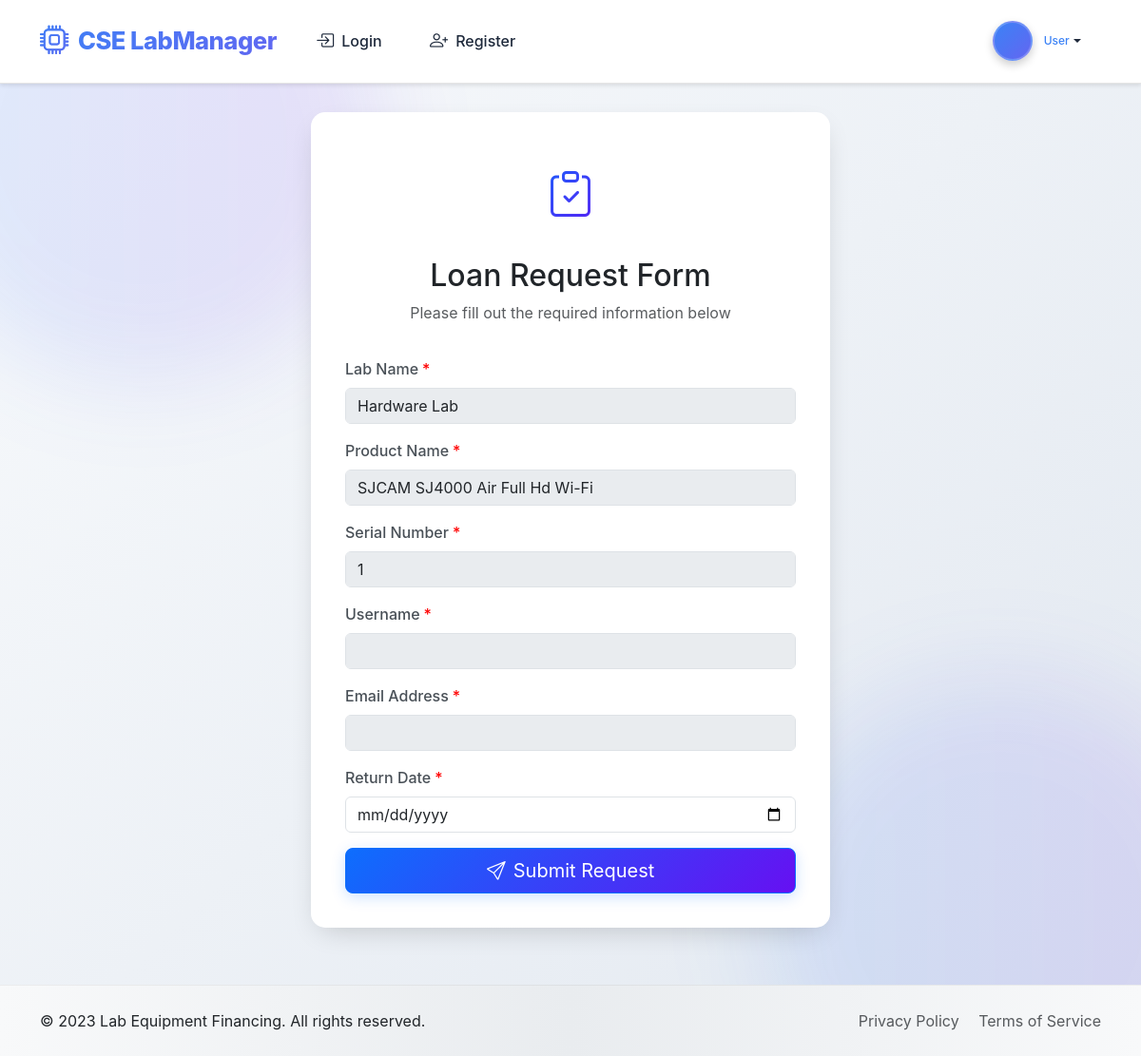
Page /load_request/7 on the committed database.
### app/models.py (models this page shows, shortened)
class Product(models.Model):
    STATUS_CHOICES = [
        ('available', 'Available'),
        ('pending', 'Pending'),
        ('in_loan', 'In Loan'),
        ('returned', 'Returned')
    ]
    name = models.CharField(max_length=100)
    description = models.TextField(blank=True, null=True)
    image = models.ImageField(upload_to='products', null=True, blank=True)
    price = models.DecimalField(max_digits=10, decimal_places=2, null=True, blank=True)
    base_price = models.DecimalField(max_digits=10,null=True, blank=True ,decimal_places=2)
    category = models.ForeignKey(Category, on_delete=models.CASCADE)
    lab = models.ForeignKey(Lab, on_delete=models.CASCADE, related_name='products')
    status = models.CharField(max_length=20, choices=STATUS_CHOICES, default='available')
    serial_number = models.CharField(max_length=100, blank=True, null=True)
    in_stock = models.BooleanField(default=True)

class Lab(models.Model):
    name = models.CharField(max_length=100)
    description = models.TextField(blank=True, null=True)
    capacity = models.IntegerField(default=0, null=True, blank=True)
    image = models.ImageField(upload_to='labs', null=True, blank=True)
    location = models.CharField(max_length=255, blank=True, null=True)
    in_charge = models.ForeignKey(settings.AUTH_USER_MODEL, on_delete=models.SET_NULL, null=True, blank=True, related_name='labs_incharge')

### app/views.py (the view, shortened to what this page needs)
# urls.py: path('load_request/<int:product_id>',load_request,name = 'load_request'),
def load_request(request, product_id):
    product = Product.objects.filter(id=product_id).first()
    return render(request, 'load_request.html', {"product": product})

### app/templates/load_request.html (shortened to what this page needs)
<!DOCTYPE html>
<html lang="en">
<head>
    <link href="https://cdn.jsdelivr.net/npm/bootstrap@5.3.0/dist/css/bootstrap.min.css" rel="stylesheet">
    <link rel="stylesheet" href="https://cdn.jsdelivr.net/npm/bootstrap-icons@1.10.0/font/bootstrap-icons.css">
    <link rel="stylesheet" href="https://cdnjs.cloudflare.com/ajax/libs/animate.css/4.1.1/animate.min.css">
</head>
<body>
    <div class="bg-blob"></div>
    <div class="bg-blob"></div>
    {% include "navbar.html" %}
    <main class="container">
        <div class="row justify-content-center">
            <div class="col-md-8 col-lg-6">
                <div class="loan-form animate__animated animate__fadeInUp">
                    <div class="form-header">
                        <i class="bi bi-clipboard-check"></i>
                        <h2>Loan Request Form</h2>
                        <p class="text-muted">Please fill out the required information below</p>
                    </div>
                    <form id="loanRequestForm" method="POST" action="{% url 'load_request' product.id %}">
                        <div class="mb-3 form-group animate__animated animate__fadeIn">
                            <label for="labName" class="form-label required-field">Lab Name</label>
                            <input type="text" class="form-control" value="{{product.lab.name}}" id="labName" disabled>
                        </div>
                        <div class="mb-3 form-group animate__animated animate__fadeIn animate__delay-1s">
                            <label for="productName" class="form-label required-field">Product Name</label>
                            <input type="text" class="form-control" id="productName" disabled value="{{product.name | truncatechars:30}}">
                        </div>
                        <div class="mb-3 form-group animate__animated animate__fadeIn animate__delay-1s">
                            <label for="serial-number" class="form-label required-field">Serial Number</label>
                            <input type="text" class="form-control" id="serial-number" disabled value="{{product.serial_number}}">
                        </div>
                        <div class="mb-3 form-group animate__animated animate__fadeIn animate__delay-2s">
                            <label for="username" class="form-label required-field">Username</label>
                            <input type="text" class="form-control" id="username" disabled value="{{user.username}}">
                        </div>
                        <div class="mb-3 form-group animate__animated animate__fadeIn animate__delay-2s">
                            <label for="email" class="form-label required-field">Email Address</label>
                            <input type="email" class="form-control" id="email" disabled value="{{user.email}}" >
                        </div>
                        <div class="mb-3 form-group animate__animated animate__fadeIn animate__delay-4s">
                            <label for="return_time" class="form-label required-field">Return Date</label>
                            <input type="date" name="date" class="form-control" id="return_time" required>
                        </div>
                        <div class="d-grid form-group animate__animated animate__fadeIn animate__delay-5s">
                            <button type="submit" class="btn btn-primary btn-lg">
                                <i class="bi bi-send me-2"></i>Submit Request
                            </button>
                        </div>
                    </form>
                </div>
            </div>
        </div>
    </main>
    <footer class="animate__animated animate__fadeInUp">
        <div class="container">
            <div class="row">
                <div class="col-md-6">
                    <p class="mb-0">© 2023 Lab Equipment Financing. All rights reserved.</p>
                </div>
                <div class="col-md-6 text-md-end">
                    <a href="#" class="text-decoration-none text-muted me-3">Privacy Policy</a>
                    <a href="#" class="text-decoration-none text-muted">Terms of Service</a>
                </div>
            </div>
        </div>
    </footer>
</body>
</html>

### app/templates/load_request.html (style rules this page uses)
:root { --primary-gradient: linear-gradient(135deg, #0d6efd 0%, #6610f2 100%); --secondary-gradient: linear-gradient(135deg, #6c757d 0%, #4b545c 100%); --success-gradient: linear-gradient(135deg, #198754 0%, #0f5132 100%); --card-shadow: 0 10px 30px -10px rgba(0, 0, 0, 0.2); --hover-shadow: 0 20px 40px -10px rgba(0, 0, 0, 0.3); }
body { background: linear-gradient(120deg, #f8f9fa 0%, #e9ecef 100%); min-height: 100vh; font-family: 'Segoe UI', Tahoma, Geneva, Verdana, sans-serif; }
.loan-form { background-color: white; border-radius: 15px; box-shadow: var(--card-shadow); padding: 35px; margin-top: 30px; margin-bottom: 30px; transition: all 0.3s ease; border: 1px solid rgba(255, 255, 255, 0.5); backdrop-filter: blur(10px); }
.form-header { text-align: center; margin-bottom: 35px; }
.form-header i { font-size: 3rem; background: var(--primary-gradient); -webkit-background-clip: text; background-clip: text; -webkit-text-fill-color: transparent; margin-bottom: 15px; display: inline-block; padding: 15px; border-radius: 50%; background-color: rgba(13, 110, 253, 0.1); }
.required-field::after { content: "*"; color: red; margin-left: 4px; }
footer { background: linear-gradient(to right, #f8f9fa, #e9ecef, #f8f9fa); padding: 25px 0; margin-top: 30px; border-top: 1px solid rgba(0,0,0,0.05); }
.form-control { border-radius: 8px; padding: 12px 16px; border: 1px solid #ced4da; transition: all 0.3s; }
.form-control:disabled { background-color: #f8f9fa; opacity: 0.8; }
.btn-primary { background: var(--primary-gradient); border: none; border-radius: 8px; padding: 14px 24px; font-weight: 600; transition: all 0.3s; box-shadow: 0 4px 15px rgba(13, 110, 253, 0.2); }
.form-label { font-weight: 500; margin-bottom: 8px; color: #495057; transition: color 0.3s; }
.form-group { animation-duration: 0.5s; animation-fill-mode: both; }
.bg-blob { position: fixed; width: 500px; height: 500px; border-radius: 50%; background: linear-gradient(to right, rgba(13, 110, 253, 0.1), rgba(102, 16, 242, 0.1)); filter: blur(50px); z-index: -1; animation: float 15s infinite ease-in-out; }
.bg-blob:nth-child(1) { top: -100px; left: -100px; animation-delay: 0s; }
.bg-blob:nth-child(2) { bottom: -100px; right: -100px; animation-delay: -5s; }

### app/templates/navbar.html (style rules this page uses)
:root { --primary-dark: #0f172a; --primary-light: #1e293b; --accent: #3b82f6; --accent-hover: #2563eb; --accent-gradient: linear-gradient(135deg, #3b82f6 0%, #6366f1 100%); --navbar-gradient: linear-gradient(135deg, #2563eb 0%, #1e40af 100%); --text-dark: #1e293b; --text-light: rgba(255, 255, 255, 0.95); --transition: all 0.3s cubic-bezier(0.4, 0, 0.2, 1); --glass-bg: rgba(255, 255, 255, 0.1); --glass-border: rgba(255, 255, 255, 0.15); --glass-shadow: 0 8px 32px 0 rgba(0, 0, 0, 0.2); }
body { font-family: 'Inter', 'Segoe UI', Tahoma, Geneva, Verdana, sans-serif; background: linear-gradient(135deg, #f8fafc 0%, #e2e8f0 100%); min-height: 100vh; margin: 0; padding: 0; display: flex; flex-direction: column; }

### rows in the picture
Product: lab.name "Hardware Lab", name "SJCAM SJ4000 Air Full Hd Wi-Fi", serial_number "1"
